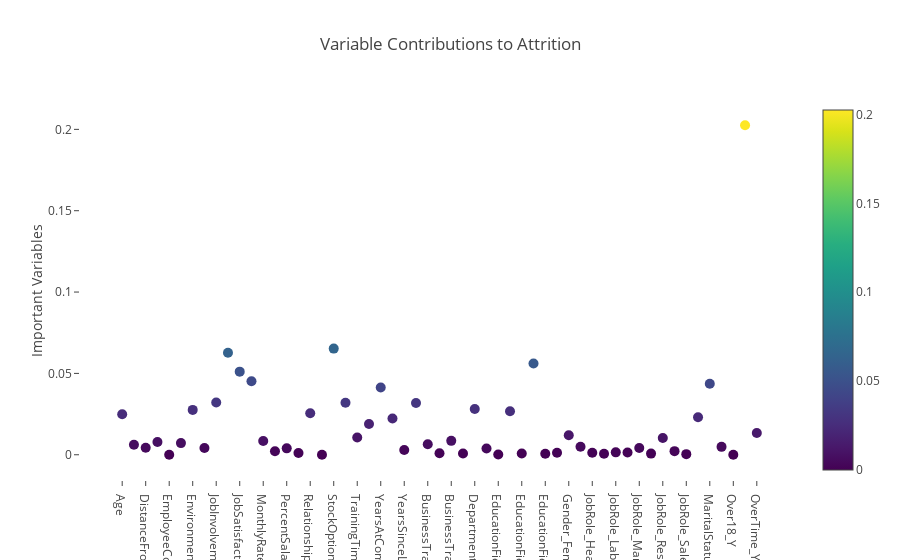

Notebook cell for this chart:
### Code cell
trace = go.Scatter(
    y = rf.feature_importances_,
    x = attrition_final.columns.values,
    mode='markers',
    marker=dict(
        sizemode = 'diameter',
        sizeref = 1,
        size = 10,
        color = rf.feature_importances_,
        colorscale='Viridis',
        showscale=True
    ),
    text = attrition_final.columns.values
)
data = [trace]

layout= go.Layout(
    autosize= True,
    title= 'Variable Contributions to Attrition',
    hovermode= 'closest',
     xaxis= dict(
         ticklen= 5,
         showgrid=False,
        zeroline=False,
        showline=False
     ),
    yaxis=dict(
        title= 'Important Variables',
        showgrid=False,
        zeroline=False,
        ticklen= 5,
        gridwidth= 2
    ),
    showlegend= False
)
fig = go.Figure(data=data, layout=layout)
py.iplot(fig)

### Figure 1 — Plotly figure (JSON) as saved in the notebook; plotly's stock layout.template omitted (floating-point values rounded to 4 significant figures)
{"data": [{"marker": {"color": [0.0249, 0.006152, 0.004333, 0.007839, 0, 0.007167, 0.02756, 0.004106, 0.03212, 0.06271, 0.05107, 0.04516, 0.008471, 0.002187, 0.003922, 0.001063, 0.02548, 0, 0.06524, 0.03194, 0.0106, 0.01889, 0.04129, 0.02225, 0.002914, 0.03176, 0.006497, 0.0008826, 0.008533, 0.0007601, 0.02809, 0.003852, 0.0001536, 0.02674, 0.0007968, 0.05605, 0.0005686, 0.001201, 0.01194, 0.004923, 0.001268, 0.0006112, 0.00147, 0.001373, 0.004138, 0.0006963, 0.01029, 0.002224, 0.0003687, 0.02308, 0.04361, 0.004862, 0, 0.2025, 0.01336], "colorscale": "Viridis", "showscale": true, "size": 10, "sizemode": "diameter", "sizeref": 1}, "mode": "markers", "text": ["Age", "DailyRate", "DistanceFromHome", "Education", "EmployeeCount", "EmployeeNumber", "EnvironmentSatisfaction", "HourlyRate", "JobInvolvement", "JobLevel", "JobSatisfaction", "MonthlyIncome", "MonthlyRate", "NumCompaniesWorked", "PercentSalaryHike", "PerformanceRating", "RelationshipSatisfaction", "StandardHours", "StockOptionLevel", "TotalWorkingYears", "TrainingTimesLastYear", "WorkLifeBalance", "YearsAtCompany", "YearsInCurrentRole", "YearsSinceLastPromotion", "YearsWithCurrManager", "BusinessTravel_Non-Travel", "BusinessTravel_Travel_Frequently", "BusinessTravel_Travel_Rarely", "Department_Human Resources", "Department_Research & Development", "Department_Sales", "EducationField_Human Resources", "EducationField_Life Sciences", "EducationField_Marketing", "EducationField_Medical", "EducationField_Other", "EducationField_Technical Degree", "Gender_Female", "Gender_Male", "JobRole_Healthcare Representative", "JobRole_Human Resources", "JobRole_Laboratory Technician", "JobRole_Manager", "JobRole_Manufacturing Director", "JobRole_Research Director", "JobRole_Research Scientist", "JobRole_Sales Executive", "JobRole_Sales Representative", "MaritalStatus_Divorced", "MaritalStatus_Married", "MaritalStatus_Single", "Over18_Y", "OverTime_No", "OverTime_Yes"], "type": "scatter", "uid": "3aeb4ead-d8a1-4184-9a1f-357baca28ac1", "x": ["Age", "DailyRate", "DistanceFromHome", "Education", "EmployeeCount", "EmployeeNumber", "EnvironmentSatisfaction", "HourlyRate", "JobInvolvement", "JobLevel", "JobSatisfaction", "MonthlyIncome", "MonthlyRate", "NumCompaniesWorked", "PercentSalaryHike", "PerformanceRating", "RelationshipSatisfaction", "StandardHours", "StockOptionLevel", "TotalWorkingYears", "TrainingTimesLastYear", "WorkLifeBalance", "YearsAtCompany", "YearsInCurrentRole", "YearsSinceLastPromotion", "YearsWithCurrManager", "BusinessTravel_Non-Travel", "BusinessTravel_Travel_Frequently", "BusinessTravel_Travel_Rarely", "Department_Human Resources", "Department_Research & Development", "Department_Sales", "EducationField_Human Resources", "EducationField_Life Sciences", "EducationField_Marketing", "EducationField_Medical", "EducationField_Other", "EducationField_Technical Degree", "Gender_Female", "Gender_Male", "JobRole_Healthcare Representative", "JobRole_Human Resources", "JobRole_Laboratory Technician", "JobRole_Manager", "JobRole_Manufacturing Director", "JobRole_Research Director", "JobRole_Research Scientist", "JobRole_Sales Executive", "JobRole_Sales Representative", "MaritalStatus_Divorced", "MaritalStatus_Married", "MaritalStatus_Single", "Over18_Y", "OverTime_No", "OverTime_Yes"], "y": [0.0249, 0.006152, 0.004333, 0.007839, 0, 0.007167, 0.02756, 0.004106, 0.03212, 0.06271, 0.05107, 0.04516, 0.008471, 0.002187, 0.003922, 0.001063, 0.02548, 0, 0.06524, 0.03194, 0.0106, 0.01889, 0.04129, 0.02225, 0.002914, 0.03176, 0.006497, 0.0008826, 0.008533, 0.0007601, 0.02809, 0.003852, 0.0001536, 0.02674, 0.0007968, 0.05605, 0.0005686, 0.001201, 0.01194, 0.004923, 0.001268, 0.0006112, 0.00147, 0.001373, 0.004138, 0.0006963, 0.01029, 0.002224, 0.0003687, 0.02308, 0.04361, 0.004862, 0, 0.2025, 0.01336]}], "layout": {"autosize": true, "hovermode": "closest", "showlegend": false, "title": {"text": "Variable Contributions to Attrition"}, "xaxis": {"showgrid": false, "showline": false, "ticklen": 5, "zeroline": false}, "yaxis": {"gridwidth": 2, "showgrid": false, "ticklen": 5, "title": {"text": "Important Variables"}, "zeroline": false}}}
